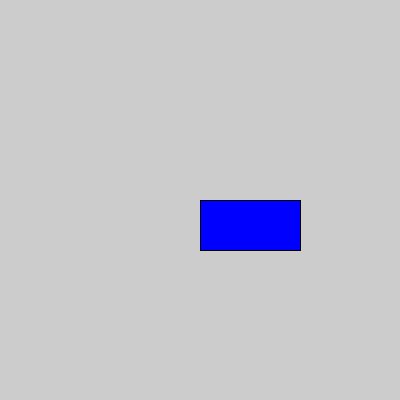
Frame 1 (no input)
Frame 60 (the mouse pressed at the canvas centre just before this capture): identical to frame 1, image omitted
Frame 120 (the mouse held since frame 60 and released just before this capture): identical to frame 1, image omitted

The Processing sketch that drew this single still picture (run headless with seeded random() and noise(); from frame 60 on, the mouse is pressed at the canvas centre):

// Processing sketch: lesson_10_rectangularCollisionDetection
// ── lesson_10_rectangularCollisionDetection.pde
//This sketch will demo simple COLLISION DETECTION
//it will use a RECTANGULAR BOUNDING BOX
//It is good practice for CONDITIONS and CONTROL STRUCTURES and COORDINATES

//DECLARE variables for bounding box
int x, y, w, h;

void setup() {
  //set size
  size(400, 400);
  //ASSIGN variables their initial values
  x = 200;
  y = 200;
  w = 100;
  h = 50;
  
  //rectMode determines from where the rectangle is drawn
}

void draw() {
  //if the mouse is inside the bounding box
  if (mouseX > x && mouseX < x + w && mouseY > y && mouseY < y+ h) {
    //set fill to red
    fill(255, 0, 0);
    w++;
    h++;
  }
  //else
  else {
    //set fill to blue
    fill(0,0,255);
    w = 100;
    h = 50;
  }
  //Draw the bounding box using variables
  rect(x, y, w, h);
}
